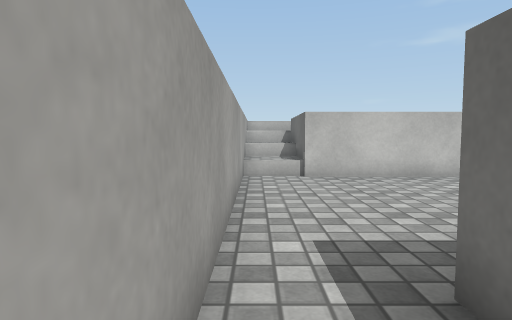
view 1 (above)

12 first-person views from a walk through a 3-D level made in the Unity game engine. The camera is 0.62 m above the floor, tilts 4° down and sees 75° across. The floor is counted in squares, 0.5 m on a side. Each view is taken from the middle of a square. On the plan, view 1 faces up. The plan holds only what a view shows up to about 14 squares ahead; the rest is blank. The place goes on beyond the plan. The player is left out. Surface patterns are stand-ins for the level's own textures.

view 2
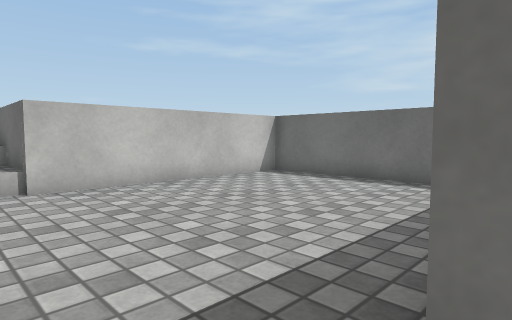

view 3
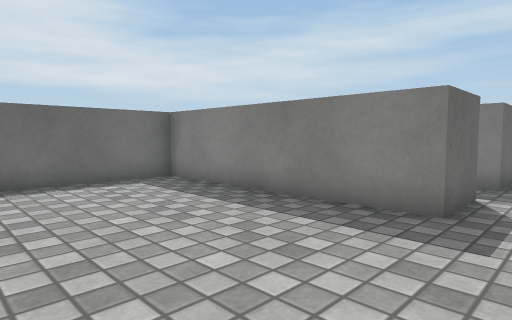

view 4
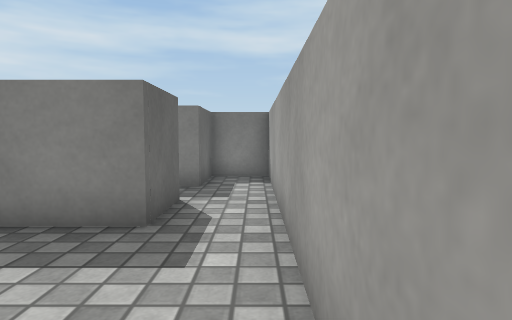

view 5
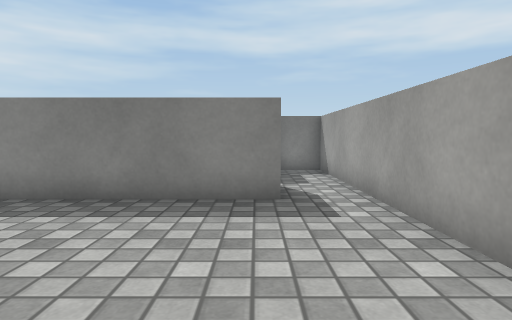

view 6
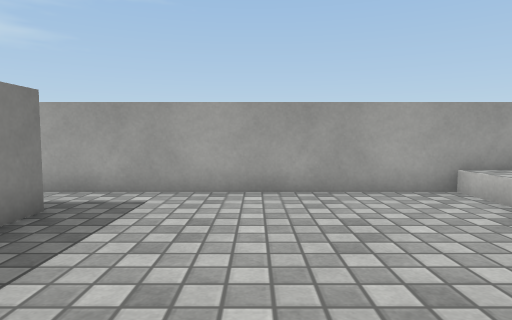

view 7
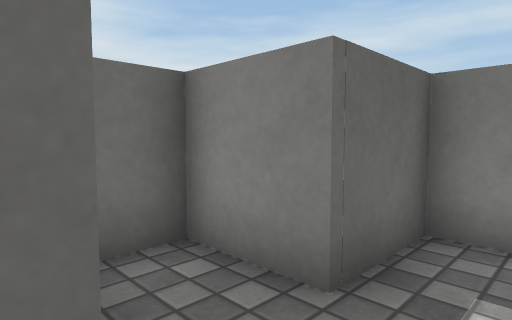

view 8
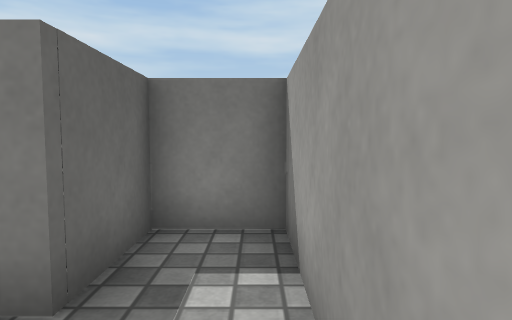

view 9
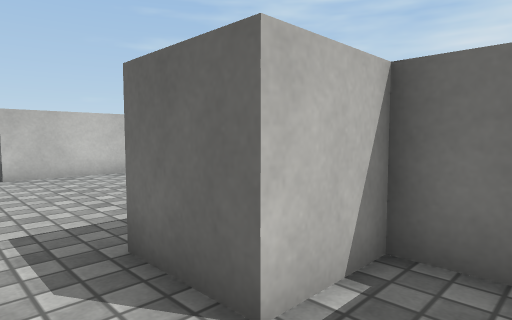

view 10
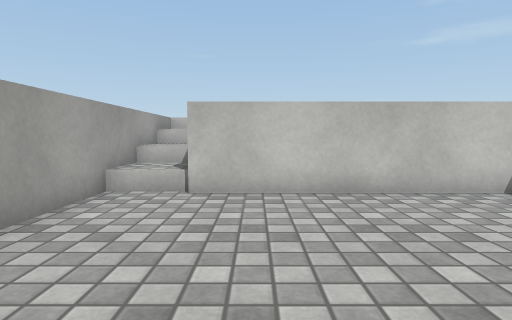

view 11
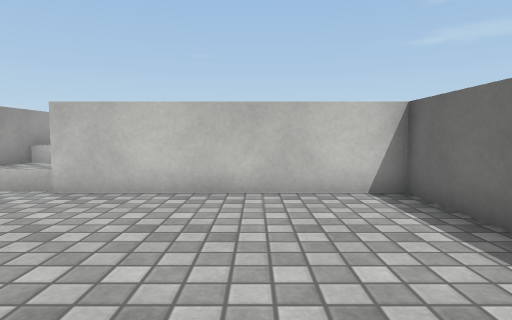

view 12
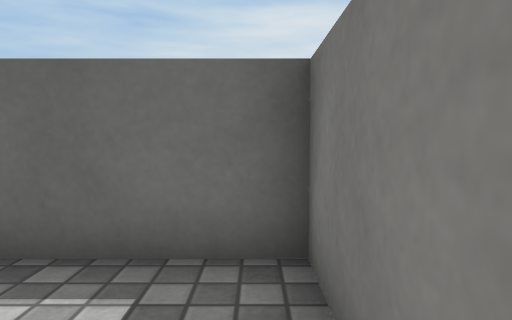

### Floor plan
Key: @ floor where view 1 was taken; # wall or solid block; . floor; ^ raised ledge.
Columns run from 1 left of view 1 to 9 right of it. Each row starts with its distance up from view 1.
 13  ^^#
 12  ^^#
 11 #^^#
 10 #..########
  9 #.........#
  8 #.........#
  7 #.........#
  6 #.........#
  5 #.........#
  4 #.........#
  3 #.........#
  2 #..########
  1 #..###
  0 #@...#
 -1 #..###
 -2 #..#
 -3 #..#
 -4 ####

Positions as (right, up) in squares from view 1, and headings:
1: (0, 0), facing up
2: (0, 2), facing up-right
3: (0, 8), facing down-right
4: (0, 7), facing down
5: (2, 9), facing down
6: (7, 6), facing left
7: (0, 1), facing down-right
8: (0, 1), facing down
9: (0, -1), facing up-right
10: (3, 3), facing up
11: (6, 3), facing up
12: (6, 3), facing right
